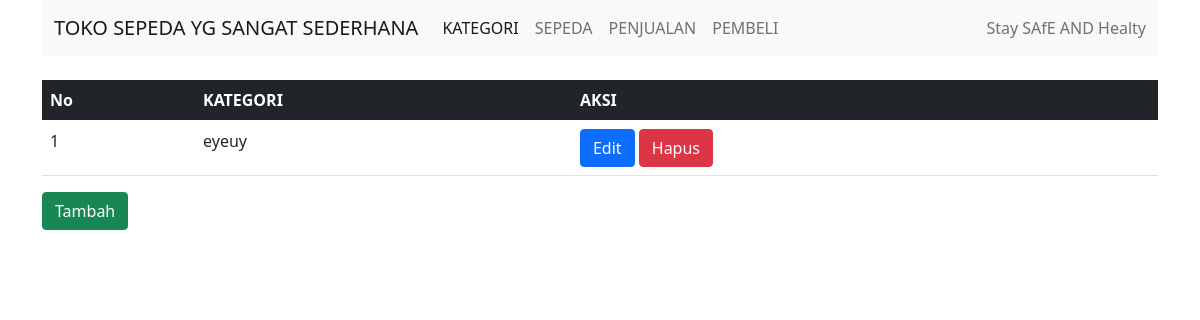
Before: /index.php/kategori with the older database file.
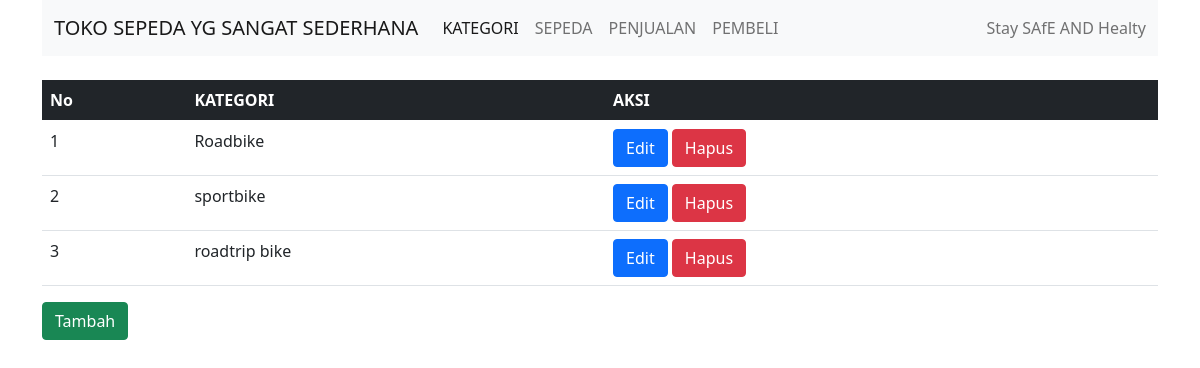
After: the same page with the newer database file.
### tables this page shows
CREATE TABLE `kategori` (
  `id_kategori` int(11) NOT NULL,
  `kategori` varchar(200) NOT NULL
);

### application/controllers/Kategori.php (called while the page is built, shortened)
<?php
class Kategori extends CI_Controller {
	public function __construct()
	{
		$this->load->model('KategoriModel');
	}
	public function index()
	{
		$data['Allkategori'] = $this->KategoriModel->get_all_kategori();
		$data['title'] ="Daftar Kategori";
		$this->load->view('templates/header',$data);
		$this->load->view('kategori/index');
		$this->load->view('templates/footer');
	}
}

### index.php (called while the page is built, shortened)
<?php
require_once BASEPATH.'core/CodeIgniter.php';

### application/models/KategoriModel.php (called while the page is built)
<?php
class KategoriModel extends CI_Model
{
 public function get_all_kategori()
 {
  $query = "SELECT * FROM kategori";
  return $this->db->query($query)->result_array();
 }
}

### application/views/kategori/index.php (the view)
<div class="row mt-4">
 <div class="col-12">
  <table class="table">
   <thead class="table-dark">
    <tr>
     <th>No</th>
     <th>KATEGORI</th>
     <th>AKSI</th>
    </tr>
   </thead>
   <tbody>
    <?php
    foreach ($Allkategori as $no => $kategori) { ?>
     <tr>
      <td scope="row"><?= $no + 1 ?></td>
      <td><?= $kategori['kategori']; ?></td>
      <td> <a href="<?= base_url('kategori/edit/' . $kategori['id_kategori']) ?>" class="btn btn-primary">Edit</a>
       <a href="<?= base_url('kategori/hapus/' . $kategori['id_kategori']) ?>" class="btn btn-danger">Hapus</a>
      </td>
     </tr>
    <?php } ?>
   </tbody>
  </table>
  <div class="row mt-2">
   <div class="col-3">
    <a href="<?= base_url('kategori/create') ?>" class="btn btn-success">Tambah</a>
   </div>
  </div>
 </div>
</div>

Changed rows visible on the page:
removed kategori: kategori "eyeuy"
added kategori: kategori "Roadbike"
added kategori: kategori "sportbike"
added kategori: kategori "roadtrip bike"
